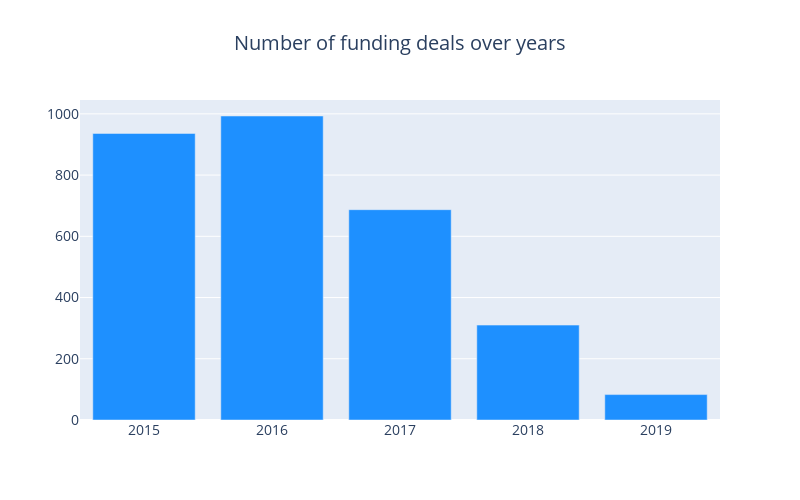

The code cell stored with this chart in its notebook:
### Markdown cell above
* We have details about 3009 funding deals in this data
* The data is available from January 2015 till September 2019

## Number Of Fundings

In this section, let us see how the number of fundings have changed over time.

### Code cell
### Some more fixes in the data format. Will try to fix in the input file in next version #
df['Date'][df['Date']=='01/07/015'] = '01/07/2015'
df['Date'][df['Date']=='\\\\xc2\\\\xa010/7/2015'] = '10/07/2015'
df['Date'][df['Date']=='12/05.2015'] = '12/05/2015'
df['Date'][df['Date']=='13/04.2015'] = '13/04/2015'
df['Date'][df['Date']=='15/01.2015'] = '15/01/2015'
df['Date'][df['Date']=='22/01//2015'] = '22/01/2015'
df['Date'][df['Date']=='05/072018'] = '05/07/2018'

df["year"] = pd.to_datetime(df['Date'],format='%d/%m/%Y').dt.year
df["yearmonth"] = (pd.to_datetime(df['Date'],format='%d/%m/%Y').dt.year*100)+(pd.to_datetime(df['Date'],format='%d/%m/%Y').dt.month)

cnt_srs = df["year"].value_counts()
cnt_srs = cnt_srs.sort_index()
trace = go.Bar(
    x=cnt_srs.index,
    y=cnt_srs.values,
    marker=dict(
        color="#1E90FF",
    ),
)

layout = go.Layout(
    title=go.layout.Title(
        text="Number of funding deals over years",
        x=0.5
    ),
    font=dict(size=14),
    width=800,
    height=500,
)

data = [trace]
fig = go.Figure(data=data, layout=layout)
py.iplot(fig, filename="funding")

### Figure 1 — Plotly figure (JSON) as saved in the notebook; plotly's stock layout.template omitted (floating-point values rounded to 4 significant figures)
{"data": [{"marker": {"color": "#1E90FF"}, "type": "bar", "x": [2015, 2016, 2017, 2018, 2019], "y": [936, 993, 687, 310, 83]}], "layout": {"font": {"size": 14}, "height": 500, "title": {"text": "Number of funding deals over years", "x": 0.5}, "width": 800}}
